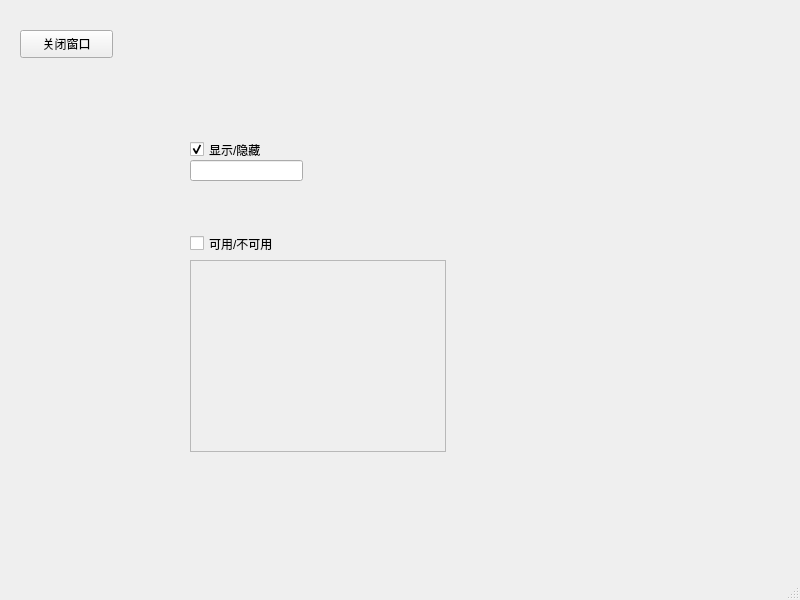
<?xml version="1.0" encoding="UTF-8"?>
<ui version="4.0">
 <class>MainWindow</class>
 <widget class="QMainWindow" name="MainWindow">
  <property name="geometry">
   <rect>
    <x>0</x>
    <y>0</y>
    <width>800</width>
    <height>600</height>
   </rect>
  </property>
  <property name="windowTitle">
   <string>MainWindow</string>
  </property>
  <widget class="QWidget" name="centralwidget">
   <widget class="QPushButton" name="pushButton">
    <property name="geometry">
     <rect>
      <x>20</x>
      <y>30</y>
      <width>93</width>
      <height>28</height>
     </rect>
    </property>
    <property name="text">
     <string>关闭窗口</string>
    </property>
   </widget>
   <widget class="QCheckBox" name="checkBox_2">
    <property name="geometry">
     <rect>
      <x>190</x>
      <y>234</y>
      <width>256</width>
      <height>19</height>
     </rect>
    </property>
    <property name="text">
     <string>可用/不可用</string>
    </property>
   </widget>
   <widget class="QTextEdit" name="textEdit">
    <property name="enabled">
     <bool>false</bool>
    </property>
    <property name="geometry">
     <rect>
      <x>190</x>
      <y>260</y>
      <width>256</width>
      <height>192</height>
     </rect>
    </property>
   </widget>
   <widget class="QCheckBox" name="checkBox">
    <property name="geometry">
     <rect>
      <x>190</x>
      <y>140</y>
      <width>91</width>
      <height>19</height>
     </rect>
    </property>
    <property name="text">
     <string>显示/隐藏</string>
    </property>
    <property name="checked">
     <bool>true</bool>
    </property>
   </widget>
   <widget class="QLineEdit" name="lineEdit">
    <property name="geometry">
     <rect>
      <x>190</x>
      <y>160</y>
      <width>113</width>
      <height>21</height>
     </rect>
    </property>
   </widget>
  </widget>
  <widget class="QMenuBar" name="menubar">
   <property name="geometry">
    <rect>
     <x>0</x>
     <y>0</y>
     <width>800</width>
     <height>26</height>
    </rect>
   </property>
  </widget>
  <widget class="QStatusBar" name="statusbar"/>
 </widget>
 <resources/>
 <connections>
  <connection>
   <sender>pushButton</sender>
   <signal>clicked()</signal>
   <receiver>MainWindow</receiver>
   <slot>close()</slot>
   <hints>
    <hint type="sourcelabel">
     <x>81</x>
     <y>72</y>
    </hint>
    <hint type="destinationlabel">
     <x>76</x>
     <y>106</y>
    </hint>
   </hints>
  </connection>
  <connection>
   <sender>checkBox_2</sender>
   <signal>toggled(bool)</signal>
   <receiver>textEdit</receiver>
   <slot>setEnabled(bool)</slot>
   <hints>
    <hint type="sourcelabel">
     <x>295</x>
     <y>265</y>
    </hint>
    <hint type="destinationlabel">
     <x>311</x>
     <y>338</y>
    </hint>
   </hints>
  </connection>
  <connection>
   <sender>checkBox</sender>
   <signal>toggled(bool)</signal>
   <receiver>lineEdit</receiver>
   <slot>setVisible(bool)</slot>
   <hints>
    <hint type="sourcelabel">
     <x>237</x>
     <y>166</y>
    </hint>
    <hint type="destinationlabel">
     <x>238</x>
     <y>191</y>
    </hint>
   </hints>
  </connection>
 </connections>
</ui>
